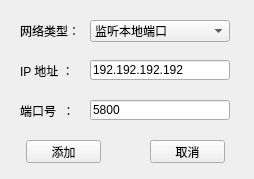
<?xml version="1.0" encoding="UTF-8"?>
<ui version="4.0">
 <class>login_bkg</class>
 <widget class="QWidget" name="login_bkg">
  <property name="geometry">
   <rect>
    <x>0</x>
    <y>0</y>
    <width>254</width>
    <height>179</height>
   </rect>
  </property>
  <property name="windowTitle">
   <string>Form</string>
  </property>
  <property name="styleSheet">
   <string notr="true"/>
  </property>
  <widget class="QLabel" name="label">
   <property name="geometry">
    <rect>
     <x>20</x>
     <y>20</y>
     <width>70</width>
     <height>21</height>
    </rect>
   </property>
   <property name="text">
    <string>网络类型：</string>
   </property>
  </widget>
  <widget class="QPushButton" name="pushButton">
   <property name="geometry">
    <rect>
     <x>26</x>
     <y>140</y>
     <width>75</width>
     <height>23</height>
    </rect>
   </property>
   <property name="text">
    <string>添加</string>
   </property>
  </widget>
  <widget class="QPushButton" name="pushButton_2">
   <property name="geometry">
    <rect>
     <x>150</x>
     <y>140</y>
     <width>75</width>
     <height>23</height>
    </rect>
   </property>
   <property name="text">
    <string>取消</string>
   </property>
  </widget>
  <widget class="QComboBox" name="comboBox">
   <property name="geometry">
    <rect>
     <x>90</x>
     <y>20</y>
     <width>140</width>
     <height>22</height>
    </rect>
   </property>
   <item>
    <property name="text">
     <string>监听本地端口</string>
    </property>
   </item>
   <item>
    <property name="text">
     <string>外连指定地址</string>
    </property>
   </item>
  </widget>
  <widget class="QLabel" name="label_2">
   <property name="geometry">
    <rect>
     <x>20</x>
     <y>60</y>
     <width>70</width>
     <height>21</height>
    </rect>
   </property>
   <property name="text">
    <string>IP 地址 ：</string>
   </property>
  </widget>
  <widget class="QLineEdit" name="lineEdit">
   <property name="geometry">
    <rect>
     <x>90</x>
     <y>60</y>
     <width>140</width>
     <height>20</height>
    </rect>
   </property>
   <property name="text">
    <string>192.192.192.192</string>
   </property>
  </widget>
  <widget class="QLabel" name="label_3">
   <property name="geometry">
    <rect>
     <x>20</x>
     <y>100</y>
     <width>70</width>
     <height>21</height>
    </rect>
   </property>
   <property name="text">
    <string>端口号  ：</string>
   </property>
  </widget>
  <widget class="QLineEdit" name="lineEdit_2">
   <property name="geometry">
    <rect>
     <x>90</x>
     <y>100</y>
     <width>140</width>
     <height>20</height>
    </rect>
   </property>
   <property name="text">
    <string>5800</string>
   </property>
  </widget>
 </widget>
 <resources>
  <include location="images.qrc"/>
 </resources>
 <connections/>
</ui>
